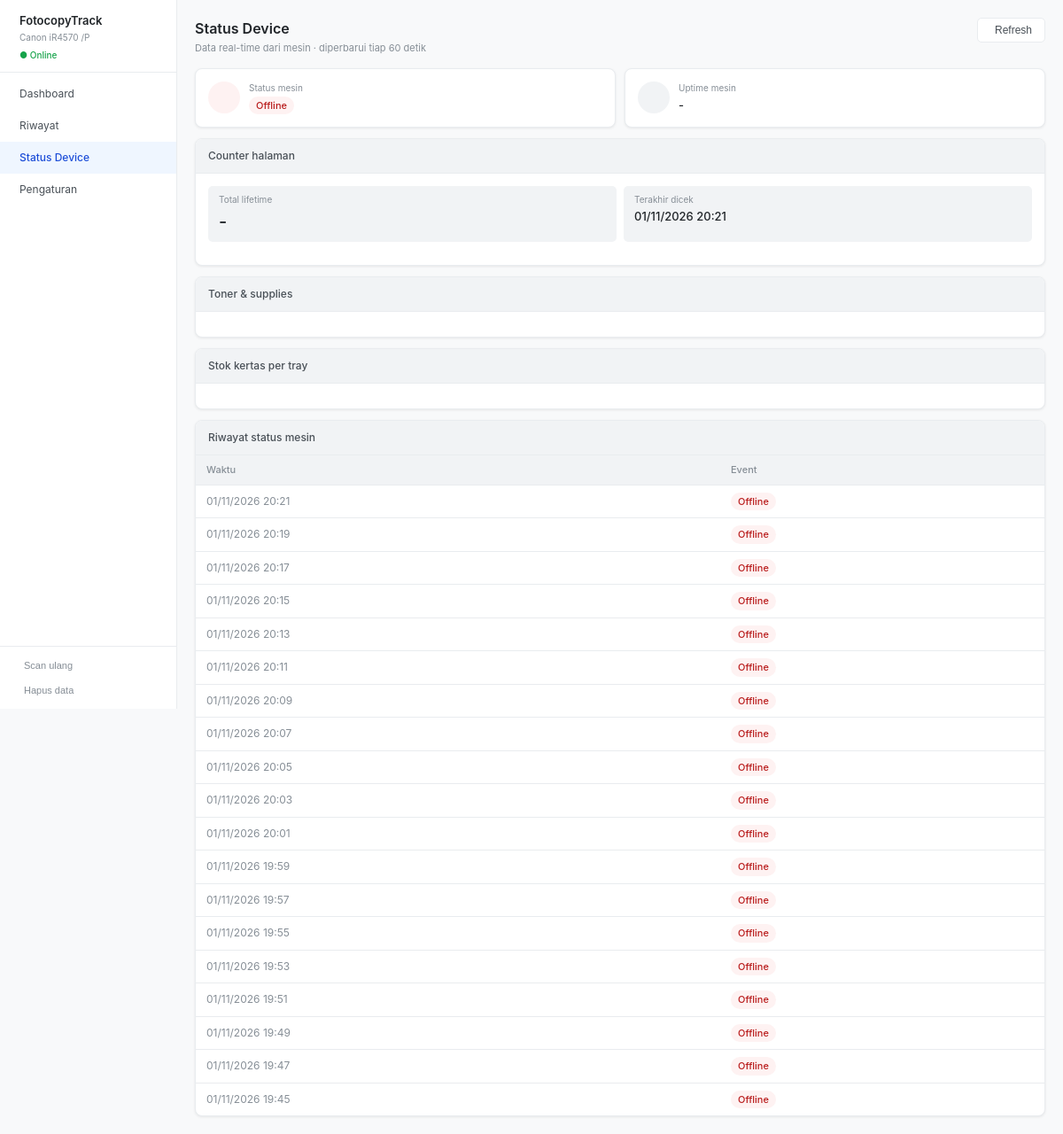
The page /snmp on the database its author committed.
### models/device.py (models this page shows, shortened)
class Device(db.Model):
    __tablename__ = "devices"
    id         = db.Column(db.Integer, primary_key=True)
    ip_address = db.Column(db.Text, unique=True, nullable=False)
    model      = db.Column(db.Text)
    hostname   = db.Column(db.Text)
    location   = db.Column(db.Text)
    is_active  = db.Column(db.Boolean, default=True, nullable=False)
    created_at = db.Column(db.DateTime, default=datetime.now, nullable=False)
    print_jobs     = db.relationship("PrintJob",     backref="device", lazy=True)
    snmp_snapshots = db.relationship("SnmpSnapshot", backref="device", lazy=True)

### models/snmp_snapshot.py (models this page shows, shortened)
class SnmpSnapshot(db.Model):
    __tablename__ = "snmp_snapshots"
    id                 = db.Column(db.Integer, primary_key=True)
    device_id          = db.Column(db.Integer, db.ForeignKey("devices.id"), nullable=False)
    polled_at          = db.Column(db.DateTime, default=datetime.now, nullable=False)
    is_online          = db.Column(db.Boolean, default=False, nullable=False)
    printer_status     = db.Column(db.Text)       # idle | printing | warmup | error
    toner_level        = db.Column(db.Integer)    # 0–100%
    waste_toner_level  = db.Column(db.Integer)    # 0–100%
    tray_bypass        = db.Column(db.Integer)
    tray_1             = db.Column(db.Integer)
    tray_2             = db.Column(db.Integer)
    tray_3             = db.Column(db.Integer)
    tray_4             = db.Column(db.Integer)
    counter_lifetime   = db.Column(db.Integer)
    uptime_seconds     = db.Column(db.Integer)

### routes/snmp.py (the view)
@bp.route("/snmp")
def index():
    device = Device.query.filter_by(is_active=True).first()
    if not device:
        return render_template("setup.html")
    snap = (SnmpSnapshot.query
            .filter_by(device_id=device.id)
            .order_by(SnmpSnapshot.polled_at.desc())
            .first())
    logs = (SnmpSnapshot.query
            .filter_by(device_id=device.id)
            .order_by(SnmpSnapshot.polled_at.desc())
            .limit(20).all())
    return render_template("snmp.html", device=device, snap=snap, logs=logs)

### templates/snmp.html (shortened to what this page needs)
{% extends "base.html" %}
{% block content %}
<div class="page-header">
  <div><h1 class="page-title">Status Device</h1>
       <p class="page-sub">Data real-time dari mesin · diperbarui tiap 60 detik</p></div>
  <button class="btn" onclick="location.reload()">
     Refresh
  </button>
</div>
{% if snap %}
<div style="display:grid;grid-template-columns:1fr 1fr;gap:10px;margin-bottom:12px;">
  <div class="card" style="margin-bottom:0;">
    <div class="card-body" style="display:flex;align-items:center;gap:10px;">
      <div style="width:36px;height:36px;border-radius:50%;
                  background:{% if snap.is_online %}var(--green-bg){% else %}var(--red-bg){% endif %};
                  display:flex;align-items:center;justify-content:center;flex-shrink:0;">
      </div>
      <div>
        <p style="font-size:10px;color:var(--text3);margin:0 0 2px;">Status mesin</p>
        <p style="font-size:13px;font-weight:500;margin:0;">
          {% if snap.is_online %}
            <span class="badge badge-ok">Online · {{ snap.printer_status or "idle" }}</span>
          {% else %}
            <span class="badge badge-stop">Offline</span>
          {% endif %}
        </p>
      </div>
    </div>
  </div>
  <div class="card" style="margin-bottom:0;">
    <div class="card-body" style="display:flex;align-items:center;gap:10px;">
      <div style="width:36px;height:36px;border-radius:50%;background:var(--bg3);
                  display:flex;align-items:center;justify-content:center;flex-shrink:0;">
      </div>
      <div>
        <p style="font-size:10px;color:var(--text3);margin:0 0 2px;">Uptime mesin</p>
        <p style="font-size:13px;font-weight:500;margin:0;">
          {% if snap.uptime_seconds %}
            {{ (snap.uptime_seconds // 3600) }}j {{ ((snap.uptime_seconds % 3600) // 60) }}m
          {% else %}-{% endif %}
        </p>
      </div>
    </div>
  </div>
</div>
<div class="card">
  <div class="card-header"><span> Counter halaman</span></div>
  <div class="card-body">
    <div class="meta-grid">
      <div class="meta-box">
        <p class="meta-lbl">Total lifetime</p>
        <p class="meta-val" style="font-size:20px;">
          {{ "{:,}".format(snap.counter_lifetime) if snap.counter_lifetime else "-" }}
        </p>
      </div>
      <div class="meta-box">
        <p class="meta-lbl">Terakhir dicek</p>
        <p class="meta-val">{{ snap.polled_at.strftime('%d/%m/%Y %H:%M') if snap.polled_at else "-" }}</p>
      </div>
    </div>
  </div>
</div>
<div class="card">
  <div class="card-header"><span> Toner & supplies</span></div>
  <div class="card-body">
  </div>
</div>
<div class="card">
  <div class="card-header"><span> Stok kertas per tray</span></div>
  <div class="card-body">
  </div>
</div>
{% else %}
<div class="alert-danger">Belum ada data SNMP. Pastikan mesin terhubung dan polling berjalan.</div>
{% endif %}
<div class="card" style="margin-bottom:0;">
  <div class="card-header"><span> Riwayat status mesin</span></div>
  <div class="tbl-wrap">
    <table>
      <thead><tr><th>Waktu</th><th>Event</th></tr></thead>
      <tbody>
        {% set prev_online = None %}
        {% for log in logs %}
          {% if prev_online is none or log.is_online != prev_online %}
          <tr>
            <td class="text-muted">{{ log.polled_at.strftime('%d/%m/%Y %H:%M') }}</td>
            <td>
              {% if log.is_online %}
              <span class="badge badge-ok">Online</span>
              {% else %}
              <span class="badge badge-stop">Offline</span>
              {% endif %}
            </td>
          </tr>
          {% set prev_online = log.is_online %}
          {% endif %}
        {% else %}
        <tr><td colspan="2" class="text-muted" style="text-align:center;padding:20px;">
          Belum ada log status.
        </td></tr>
        {% endfor %}
      </tbody>
    </table>
  </div>
</div>
{% endblock %}

### templates/base.html (shortened to what this page needs)
<!DOCTYPE html>
<html lang="id">
<head>
  <link rel="stylesheet" href="{{ url_for('static', filename='css/main.css') }}" />
  <link rel="stylesheet" href="https://cdn.jsdelivr.net/npm/@tabler/icons-webfont@3.x/dist/tabler-icons.min.css" />
</head>
<body>
  <div class="layout">
    <aside class="sidebar">
      <div class="sidebar-header">
        <div>
          <p class="app-name">FotocopyTrack</p>
          {% if device %}
            <p class="device-name">{{ device.model or device.hostname or device.ip_address }}</p>
            <span class="badge-online" id="status-badge">● Online</span>
          {% endif %}
        </div>
      </div>
      <nav class="sidebar-nav">
        <a href="{{ url_for('dashboard.index') }}"
           class="nav-item {% if request.endpoint == 'dashboard.index' %}active{% endif %}">
           Dashboard
        </a>
        <a href="{{ url_for('history.index') }}"
           class="nav-item {% if request.endpoint == 'history.index' %}active{% endif %}">
           Riwayat
        </a>
        <a href="{{ url_for('snmp.index') }}"
           class="nav-item {% if request.endpoint == 'snmp.index' %}active{% endif %}">
           Status Device
        </a>
        <a href="{{ url_for('settings.index') }}"
           class="nav-item {% if request.endpoint == 'settings.index' %}active{% endif %}">
           Pengaturan
        </a>
      </nav>
      <div class="sidebar-footer">
        <button class="btn-footer" onclick="scanUlang()">
           Scan ulang
        </button>
        <button class="btn-footer danger" onclick="showDeleteModal()">
           Hapus data
        </button>
      </div>
    </aside>
    <main class="main-content">
      {% block content %}{% endblock %}
    </main>
  </div>
</body>
</html>

### static/css/main.css (style rules this page uses)
*, *::before, *::after { box-sizing: border-box; margin: 0; padding: 0; }
:root { --bg: #F8F9FA; --bg2: #FFFFFF; --bg3: #F1F3F5; --border: #E9ECEF; --text: #212529; --text2: #495057; --text3: #868E96; --blue: #2563EB; --blue-bg: #EFF6FF; --blue-text: #1D4ED8; --green: #16A34A; --green-bg: #F0FDF4; --green-text: #15803D; --red: #DC2626; --red-bg: #FEF2F2; --red-text: #B91C1C; --amber: #D97706; --amber-bg: #FFFBEB; --amber-text: #B45309; --radius: 8px; --radius-sm: 5px; --shadow: 0 1px 3px rgba(0,0,0,.08); --font: -apple-system, BlinkMacSystemFont, 'Segoe UI', sans-serif; --mono: 'Cascadia Code', 'Consolas', monospace; --sidebar-w: 200px; }
body { font-family: var(--font); background: var(--bg); color: var(--text); font-size: 14px; line-height: 1.5; }
.layout { display: flex; min-height: 100vh; }
.sidebar { width: var(--sidebar-w); flex-shrink: 0; background: var(--bg2); border-right: 1px solid var(--border); display: flex; flex-direction: column; position: fixed; top: 0; left: 0; height: 100vh; z-index: 100; }
.main-content { margin-left: var(--sidebar-w); flex: 1; padding: 20px; max-width: 100%; }
.sidebar-header { padding: 14px 14px 10px; border-bottom: 1px solid var(--border); display: flex; align-items: flex-start; gap: 8px; }
.app-name { font-size: 13px; font-weight: 600; color: var(--text); }
.device-name { font-size: 10px; color: var(--text3); margin-top: 1px; }
.badge-online { font-size: 10px; color: var(--green); font-weight: 500; }
.sidebar-nav { flex: 1; padding: 6px 0; overflow-y: auto; }
.nav-item { display: flex; align-items: center; gap: 8px; padding: 9px 14px; font-size: 12px; color: var(--text2); text-decoration: none; border: none; background: none; width: 100%; cursor: pointer; transition: background .15s; }
.nav-item.active { background: var(--blue-bg); color: var(--blue-text); font-weight: 500; }
.sidebar-footer { padding: 8px 10px; border-top: 1px solid var(--border); display: flex; flex-direction: column; gap: 2px; }
.btn-footer { display: flex; align-items: center; gap: 7px; padding: 7px 10px; font-size: 11px; color: var(--text3); background: none; border: none; border-radius: var(--radius-sm); cursor: pointer; width: 100%; text-align: left; }
.card { background: var(--bg2); border: 1px solid var(--border); border-radius: var(--radius); overflow: hidden; margin-bottom: 12px; box-shadow: var(--shadow); }
.card-header { padding: 10px 14px; border-bottom: 1px solid var(--border); font-size: 12px; font-weight: 500; color: var(--text2); display: flex; align-items: center; justify-content: space-between; background: var(--bg3); }
.card-body { padding: 14px; }
.tbl-wrap { overflow-x: auto; }
table { width: 100%; border-collapse: collapse; font-size: 12px; }
th { padding: 8px 12px; text-align: left; font-weight: 500; color: var(--text3); border-bottom: 1px solid var(--border); background: var(--bg3); font-size: 11px; }
td { padding: 8px 12px; border-bottom: 1px solid var(--border); color: var(--text); }
tr:last-child td { border-bottom: none; }
.badge { display: inline-block; padding: 2px 8px; border-radius: 99px; font-size: 11px; font-weight: 500; }
.badge-stop { background: var(--red-bg); color: var(--red-text); }
.btn { display: inline-flex; align-items: center; gap: 5px; padding: 6px 14px; border-radius: var(--radius-sm); border: 1px solid var(--border); background: var(--bg2); color: var(--text2); font-size: 12px; cursor: pointer; text-decoration: none; transition: background .15s; }
.page-header { display: flex; justify-content: space-between; align-items: flex-start; margin-bottom: 14px; }
.page-title { font-size: 16px; font-weight: 600; color: var(--text); margin: 0; }
.page-sub { font-size: 11px; color: var(--text3); margin: 2px 0 0; }
.text-muted { color: var(--text3); }
.meta-grid { display: grid; grid-template-columns: 1fr 1fr; gap: 8px; margin-bottom: 12px; }
.meta-box { background: var(--bg3); border-radius: var(--radius-sm); padding: 8px 12px; }
.meta-lbl { font-size: 10px; color: var(--text3); margin: 0 0 2px; }
.meta-val { font-size: 13px; font-weight: 500; color: var(--text); margin: 0; }

### rows shown on the page
Device: model "Canon iR4570 /P"
SnmpSnapshot: counter_lifetime "-", polled_at "01/11/2026 20:21", is_online "Offline"
SnmpSnapshot: polled_at "01/11/2026 20:19", is_online "Offline"
SnmpSnapshot: polled_at "01/11/2026 20:17", is_online "Offline"
SnmpSnapshot: polled_at "01/11/2026 20:15", is_online "Offline"
SnmpSnapshot: polled_at "01/11/2026 20:13", is_online "Offline"
SnmpSnapshot: polled_at "01/11/2026 20:11", is_online "Offline"
SnmpSnapshot: polled_at "01/11/2026 20:09", is_online "Offline"
SnmpSnapshot: polled_at "01/11/2026 20:07", is_online "Offline"
SnmpSnapshot: polled_at "01/11/2026 20:05", is_online "Offline"
SnmpSnapshot: polled_at "01/11/2026 20:03", is_online "Offline"
SnmpSnapshot: polled_at "01/11/2026 20:01", is_online "Offline"
SnmpSnapshot: polled_at "01/11/2026 19:59", is_online "Offline"
SnmpSnapshot: polled_at "01/11/2026 19:57", is_online "Offline"
SnmpSnapshot: polled_at "01/11/2026 19:55", is_online "Offline"
SnmpSnapshot: polled_at "01/11/2026 19:53", is_online "Offline"
SnmpSnapshot: polled_at "01/11/2026 19:51", is_online "Offline"
SnmpSnapshot: polled_at "01/11/2026 19:49", is_online "Offline"
SnmpSnapshot: polled_at "01/11/2026 19:47", is_online "Offline"
SnmpSnapshot: polled_at "01/11/2026 19:45", is_online "Offline"
